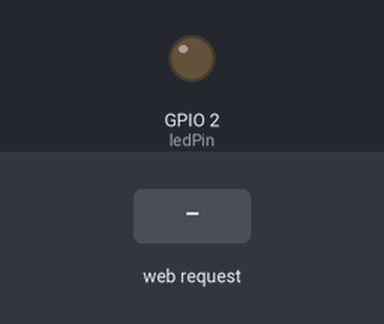
A sketch run on a simulated ESP8266 (NodeMCU). On the bench: output pins drawn as LEDs (lit = HIGH). The test bench sets the inputs (shaded band). WiFi joins after 1.5 s; servers stay silent unless stated; what the sketch prints to the serial monitor is not drawn.

Above: at 2.7 s.
2.8 s: HTTP request GET /led/on received
At 4.0 s:
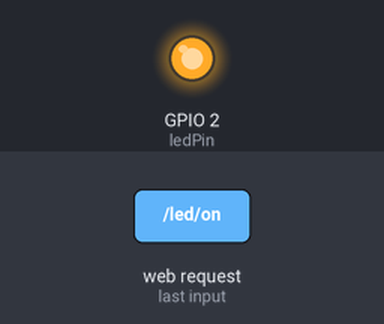
4.3 s: HTTP request GET /led/off received
At 5.4 s:
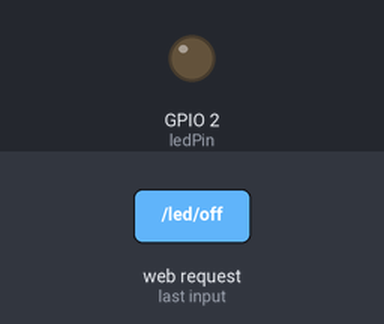
Timing chart, 0 to 7.3 s (numbered marks = the images above; inputs shaded):
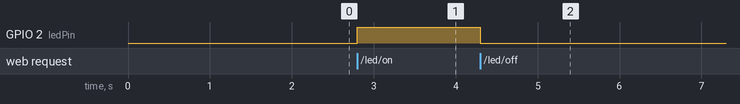

The sketch:

ledbtin_control_with_webserver.ino
```cpp
#include <ESP8266WiFi.h>
#include <WiFiClient.h>
#include <ESP8266WebServer.h>

// Ganti dengan SSID dan password WiFi Anda
const char* ssid = "koki";
const char* password = "33Ioo847";

// Port untuk server web
const int webServerPort = 80;

// Pin LED (GPIO2 untuk LED built-in)
const int ledPin = 2;

// Variabel untuk menyimpan status LED
bool ledState = false;

// Membuat objek server web
ESP8266WebServer server(webServerPort);

void setup() {
  Serial.begin(115200);
  pinMode(ledPin, OUTPUT);
  digitalWrite(ledPin, LOW); // Pastikan LED mati saat start

  // Koneksi ke WiFi
  Serial.print("Connecting to ");
  Serial.println(ssid);
  WiFi.begin(ssid, password);
  while (WiFi.status() != WL_CONNECTED) {
    delay(500);
    Serial.print(".");
  }
  Serial.println("");
  Serial.println("WiFi connected");
  Serial.print("IP address: ");
  Serial.println(WiFi.localIP());

  // Menangani request ke root path ("/")
  server.on("/", handleRoot);

  // Menangani request ke "/led/on"
  server.on("/led/off", handleLedOn);

  // Menangani request ke "/led/off"
  server.on("/led/on", handleLedOff);

  // Mulai server
  server.begin();
  Serial.println("HTTP server started");
}

void loop() {
  server.handleClient();
}

// Handler untuk root path ("/")
void handleRoot() {
  String html = "<html><head><title>ESP8266 LED Control</title></head><body>";
  html += "<h1>ESP8266 LED Control</h1>";
  html += "<p>LED is currently: " + String(ledState ? "ON" : "OFF") + "</p>";
  html += "<a href=\"/led/off\"><button>Turn LED ON</button></a>";
  html += "<a href=\"/led/on\"><button>Turn LED OFF</button></a>";
  html += "</body></html>";
  server.send(200, "text/html", html);
}

// Handler untuk "/led/on"
void handleLedOn() {
  ledState = true;
  digitalWrite(ledPin, LOW); // LED dihidupkan (HIGH untuk logika terbalik pada ESP8266)
  server.sendHeader("Location", String("/"));
  server.send(302, "text/plain", "");
}

// Handler untuk "/led/off"
void handleLedOff() {
  ledState = false;
  digitalWrite(ledPin, HIGH); // LED dimatikan
  server.sendHeader("Location", String("/"));
  server.send(302, "text/plain", "");
}
```

Measured:
- after the input at 2.8 s, GPIO 2 (ledPin): LOW → HIGH at once
- after the input at 4.3 s, GPIO 2 (ledPin): HIGH → LOW at once
